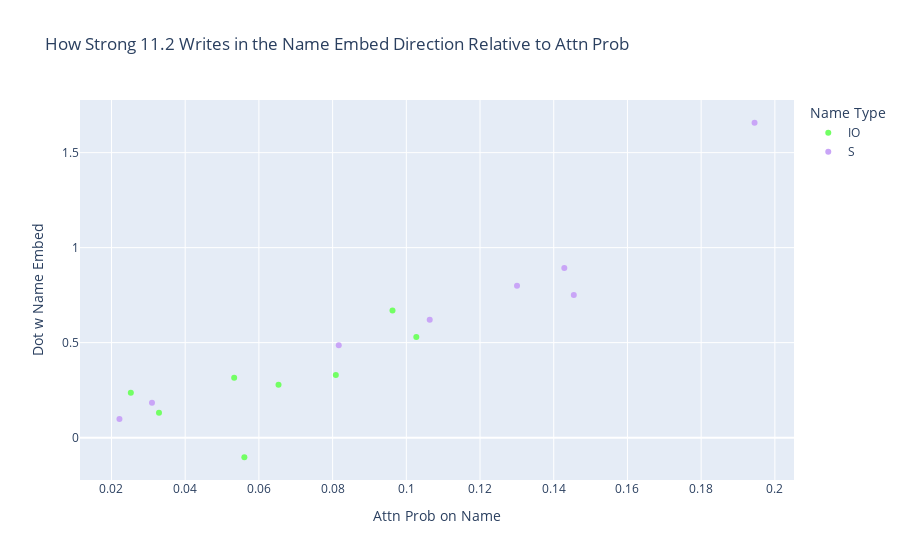

The cell this chart's notebook holds for it:
### Code cell
scatter_attention_and_contribution(model, (11, 2), prompts, io_positions, s_positions, answer_residual_directions)

### Figure 1 — Plotly figure (JSON) as saved in the notebook; plotly's stock layout.template omitted (floating-point values rounded to 4 significant figures)
{"data": [{"customdata": [["When John and Mary went to the shops, John gave the bag to"], ["When John and Mary went to the shops, Mary gave the bag to"], ["When Tom and James went to the park, James gave the ball to"], ["When Tom and James went to the park, Tom gave the ball to"], ["When Dan and Sid went to the shops, Sid gave an apple to"], ["When Dan and Sid went to the shops, Dan gave an apple to"], ["After Martin and Amy went to the park, Amy gave a drink to"], ["After Martin and Amy went to the park, Martin gave a drink to"]], "hovertemplate": "Name Type=IO<br>Attn Prob on Name=%{x}<br>Dot w Name Embed=%{y}<br>text=%{customdata[0]}<extra></extra>", "legendgroup": "IO", "marker": {"color": "rgb(114,255,100)", "symbol": "circle"}, "mode": "markers", "name": "IO", "orientation": "v", "showlegend": true, "type": "scatter", "x": [0.06532, 0.03289, 0.02525, 0.05329, 0.1027, 0.08087, 0.09625, 0.05606], "xaxis": "x", "y": [0.2789, 0.1307, 0.2358, 0.315, 0.529, 0.3299, 0.6687, -0.1033], "yaxis": "y"}, {"customdata": [["When John and Mary went to the shops, John gave the bag to"], ["When John and Mary went to the shops, Mary gave the bag to"], ["When Tom and James went to the park, James gave the ball to"], ["When Tom and James went to the park, Tom gave the ball to"], ["When Dan and Sid went to the shops, Sid gave an apple to"], ["When Dan and Sid went to the shops, Dan gave an apple to"], ["After Martin and Amy went to the park, Amy gave a drink to"], ["After Martin and Amy went to the park, Martin gave a drink to"]], "hovertemplate": "Name Type=S<br>Attn Prob on Name=%{x}<br>Dot w Name Embed=%{y}<br>text=%{customdata[0]}<extra></extra>", "legendgroup": "S", "marker": {"color": "rgb(201,165,247)", "symbol": "circle"}, "mode": "markers", "name": "S", "orientation": "v", "showlegend": true, "type": "scatter", "x": [0.02216, 0.08167, 0.13, 0.03098, 0.1454, 0.1063, 0.1429, 0.1945], "xaxis": "x", "y": [0.09766, 0.4866, 0.7996, 0.184, 0.7505, 0.6198, 0.8927, 1.657], "yaxis": "y"}], "layout": {"legend": {"title": {"text": "Name Type"}, "tracegroupgap": 0}, "title": {"text": "How Strong 11.2 Writes in the Name Embed Direction Relative to Attn Prob"}, "xaxis": {"anchor": "y", "domain": [0, 1], "title": {"text": "Attn Prob on Name"}}, "yaxis": {"anchor": "x", "domain": [0, 1], "title": {"text": "Dot w Name Embed"}}}}
